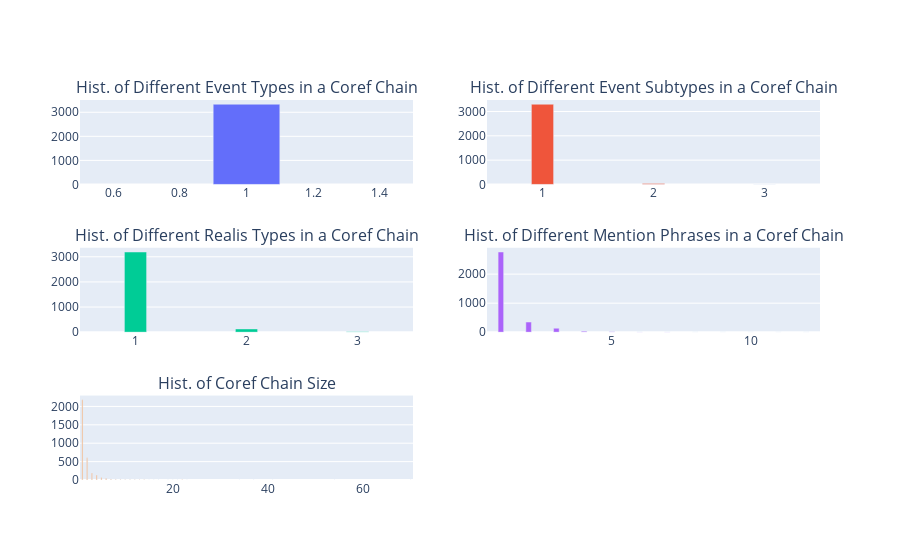

Notebook code for this chart:
### Markdown cell above
### Plot Coref Chain Stats

### Code cell
fig = make_subplots(rows=3, cols=2, 
                   subplot_titles=("Hist. of Different Event Types in a Coref Chain", 
                                   "Hist. of Different Event Subtypes in a Coref Chain", 
                                   "Hist. of Different Realis Types in a Coref Chain", 
                                   "Hist. of Different Mention Phrases in a Coref Chain",
                                   "Hist. of Coref Chain Size",
                                  )
                   )


x, y = zip(*sorted(event_type_counter.items()))
fig.add_trace(
    go.Bar(x=x, y=y, width=0.2),
    row=1, col=1
)

x, y = zip(*sorted(event_subtype_counter.items()))
fig.add_trace(
    go.Bar(x=x, y=y, width=0.2),
    row=1, col=2
)

x, y = zip(*sorted(event_realis_counter.items()))
fig.add_trace(
    go.Bar(x=x, y=y, width=0.2),
    row=2, col=1
)

x, y = zip(*sorted(event_phrase_counter.items()))
fig.add_trace(
    go.Bar(x=x, y=y, width=0.2),
    row=2, col=2
)
                    
x, y = zip(*sorted(coref_chain_size_counter.items()))
fig.add_trace(
    go.Bar(x=x, y=y, width=0.2),
    row=3, col=1
)                   

fig.update_layout(showlegend=False)
fig.show()

### Figure 1 — Plotly figure (JSON) as saved in the notebook; plotly's stock layout.template omitted (floating-point values rounded to 4 significant figures)
{"data": [{"type": "bar", "width": 0.2, "x": [1], "xaxis": "x", "y": [3335], "yaxis": "y"}, {"type": "bar", "width": 0.2, "x": [1, 2, 3], "xaxis": "x2", "y": [3299, 34, 2], "yaxis": "y2"}, {"type": "bar", "width": 0.2, "x": [1, 2, 3], "xaxis": "x3", "y": [3190, 131, 14], "yaxis": "y3"}, {"type": "bar", "width": 0.2, "x": [1, 2, 3, 4, 5, 6, 7, 8, 9, 10, 11, 12], "xaxis": "x4", "y": [2762, 351, 139, 36, 18, 10, 6, 3, 3, 3, 2, 2], "yaxis": "y4"}, {"type": "bar", "width": 0.2, "x": [1, 2, 3, 4, 5, 6, 7, 8, 9, 10, 11, 12, 13, 14, 15, 16, 17, 19, 20, 21, 22, 23, 34, 37, 41, 54, 70], "xaxis": "x5", "y": [2181, 602, 189, 137, 67, 49, 22, 15, 12, 10, 10, 9, 4, 6, 2, 3, 3, 1, 1, 1, 4, 1, 1, 2, 1, 1, 1], "yaxis": "y5"}], "layout": {"annotations": [{"font": {"size": 16}, "showarrow": false, "text": "Hist. of Different Event Types in a Coref Chain", "x": 0.225, "xanchor": "center", "xref": "paper", "y": 1, "yanchor": "bottom", "yref": "paper"}, {"font": {"size": 16}, "showarrow": false, "text": "Hist. of Different Event Subtypes in a Coref Chain", "x": 0.775, "xanchor": "center", "xref": "paper", "y": 1, "yanchor": "bottom", "yref": "paper"}, {"font": {"size": 16}, "showarrow": false, "text": "Hist. of Different Realis Types in a Coref Chain", "x": 0.225, "xanchor": "center", "xref": "paper", "y": 0.6111, "yanchor": "bottom", "yref": "paper"}, {"font": {"size": 16}, "showarrow": false, "text": "Hist. of Different Mention Phrases in a Coref Chain", "x": 0.775, "xanchor": "center", "xref": "paper", "y": 0.6111, "yanchor": "bottom", "yref": "paper"}, {"font": {"size": 16}, "showarrow": false, "text": "Hist. of Coref Chain Size", "x": 0.225, "xanchor": "center", "xref": "paper", "y": 0.2222, "yanchor": "bottom", "yref": "paper"}], "showlegend": false, "xaxis": {"anchor": "y", "domain": [0, 0.45]}, "xaxis2": {"anchor": "y2", "domain": [0.55, 1]}, "xaxis3": {"anchor": "y3", "domain": [0, 0.45]}, "xaxis4": {"anchor": "y4", "domain": [0.55, 1]}, "xaxis5": {"anchor": "y5", "domain": [0, 0.45]}, "xaxis6": {"anchor": "y6", "domain": [0.55, 1]}, "yaxis": {"anchor": "x", "domain": [0.7778, 1]}, "yaxis2": {"anchor": "x2", "domain": [0.7778, 1]}, "yaxis3": {"anchor": "x3", "domain": [0.3889, 0.6111]}, "yaxis4": {"anchor": "x4", "domain": [0.3889, 0.6111]}, "yaxis5": {"anchor": "x5", "domain": [0, 0.2222]}, "yaxis6": {"anchor": "x6", "domain": [0, 0.2222]}}}
